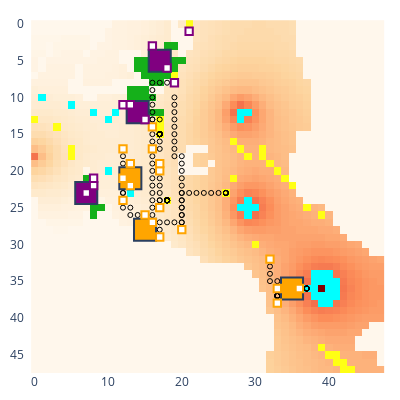

The notebook cell this image was saved under:
### Code cell
update_logging_level(logging.WARNING)
myenv.run_until_log_increases(100, max_step=100)
print(f'Real env steps is: {myenv.real_env_steps}')
myenv.show()

### Figure 1 — Plotly figure (JSON) as saved in the notebook; plotly's stock layout.template omitted (floating-point values rounded to 4 significant figures; data arrays with more than 128 entries replaced by an {"elided": "..."} marker saying what was removed)
{"data": [{"colorscale": [[0, "rgb(255,247,236)"], [0.125, "rgb(254,232,200)"], [0.25, "rgb(253,212,158)"], [0.375, "rgb(253,187,132)"], [0.5, "rgb(252,141,89)"], [0.625, "rgb(239,101,72)"], [0.75, "rgb(215,48,31)"], [0.875, "rgb(179,0,0)"], [1, "rgb(127,0,0)"]], "name": "Rubble", "showscale": false, "type": "heatmap", "uid": "38_Rubble", "z": {"elided": "48x48 int values"}}, {"colorscale": [[0, "#00ffff"], [1, "#00ffff"]], "hoverinfo": "skip", "name": "Ice", "showscale": false, "type": "heatmap", "uid": "38_Ice", "z": {"elided": "48x48 int values"}}, {"colorscale": [[0, "#ffff14"], [1, "#ffff14"]], "hoverinfo": "skip", "name": "Ore", "showscale": false, "type": "heatmap", "uid": "38_Ore", "z": {"elided": "48x48 int values"}}, {"colorscale": [[0, "#15b01a"], [1, "#15b01a"]], "hoverinfo": "skip", "name": "Lichen", "showscale": false, "type": "heatmap", "uid": "38_Lichen", "z": {"elided": "48x48 int values"}}, {"customdata": [["factory_0", "player_0", 140, 0, 0, 210, 0]], "hovertemplate": "%{customdata[0]} %{customdata[1]}<br>Power: %{customdata[2]}<br>Ice: %{customdata[3]}<br>Ore: %{customdata[4]}<br>Water: %{customdata[5]}<br>Metal: %{customdata[6]}<br><extra></extra>", "name": "factory_0", "showscale": false, "type": "heatmap", "uid": "38_factory_0", "x": [14], "y": [12], "z": [0]}, {"customdata": [["factory_2", "player_0", 162, 0, 0, 210, 0]], "hovertemplate": "%{customdata[0]} %{customdata[1]}<br>Power: %{customdata[2]}<br>Ice: %{customdata[3]}<br>Ore: %{customdata[4]}<br>Water: %{customdata[5]}<br>Metal: %{customdata[6]}<br><extra></extra>", "name": "factory_2", "showscale": false, "type": "heatmap", "uid": "38_factory_2", "x": [7], "y": [23], "z": [2]}, {"customdata": [["factory_4", "player_0", 1261, 0, 0, 73, 0]], "hovertemplate": "%{customdata[0]} %{customdata[1]}<br>Power: %{customdata[2]}<br>Ice: %{customdata[3]}<br>Ore: %{customdata[4]}<br>Water: %{customdata[5]}<br>Metal: %{customdata[6]}<br><extra></extra>", "name": "factory_4", "showscale": false, "type": "heatmap", "uid": "38_factory_4", "x": [17], "y": [5], "z": [4]}, {"customdata": [["factory_1", "player_1", 485, 0, 0, 186, 4]], "hovertemplate": "%{customdata[0]} %{customdata[1]}<br>Power: %{customdata[2]}<br>Ice: %{customdata[3]}<br>Ore: %{customdata[4]}<br>Water: %{customdata[5]}<br>Metal: %{customdata[6]}<br><extra></extra>", "name": "factory_1", "showscale": false, "type": "heatmap", "uid": "38_factory_1", "x": [15], "y": [28], "z": [1]}, {"customdata": [["factory_3", "player_1", 50, 0, 0, 217, 0]], "hovertemplate": "%{customdata[0]} %{customdata[1]}<br>Power: %{customdata[2]}<br>Ice: %{customdata[3]}<br>Ore: %{customdata[4]}<br>Water: %{customdata[5]}<br>Metal: %{customdata[6]}<br><extra></extra>", "name": "factory_3", "showscale": false, "type": "heatmap", "uid": "38_factory_3", "x": [35], "y": [36], "z": [3]}, {"customdata": [["factory_5", "player_1", 530, 120, 2, 212, 4]], "hovertemplate": "%{customdata[0]} %{customdata[1]}<br>Power: %{customdata[2]}<br>Ice: %{customdata[3]}<br>Ore: %{customdata[4]}<br>Water: %{customdata[5]}<br>Metal: %{customdata[6]}<br><extra></extra>", "name": "factory_5", "showscale": false, "type": "heatmap", "uid": "38_factory_5", "x": [13], "y": [21], "z": [5]}, {"customdata": [["unit_9", "player_1", "HEAVY", [15, 26], 152, 260, 0, 0, 0]], "hovertemplate": "%{customdata[0]} %{customdata[1]}<br>Type: %{customdata[2]}<br>Pos: %{customdata[3]}<br>Power: %{customdata[4]}<br>Ice: %{customdata[5]}<br>Ore: %{customdata[6]}<br>Water: %{customdata[7]}<br>Metal: %{customdata[8]}<br><extra></extra>", "name": "unit_9", "showscale": false, "type": "heatmap", "uid": "38_unit_9", "x": [15], "y": [26], "z": [9]}, {"hoverinfo": "skip", "marker": {"color": "black", "size": 5, "symbol": "circle-open"}, "mode": "markers", "name": "path", "showlegend": false, "type": "scatter", "uid": "38_path", "x": [15, 15, 15], "y": [26, 27, 27]}, {"customdata": [["unit_10", "player_1", "HEAVY", [36, 36], 736, 0, 0, 0, 0]], "hovertemplate": "%{customdata[0]} %{customdata[1]}<br>Type: %{customdata[2]}<br>Pos: %{customdata[3]}<br>Power: %{customdata[4]}<br>Ice: %{customdata[5]}<br>Ore: %{customdata[6]}<br>Water: %{customdata[7]}<br>Metal: %{customdata[8]}<br><extra></extra>", "name": "unit_10", "showscale": false, "type": "heatmap", "uid": "38_unit_10", "x": [36], "y": [36], "z": [10]}, {"hoverinfo": "skip", "marker": {"color": "black", "size": 5, "symbol": "circle-open"}, "mode": "markers", "name": "path", "showlegend": false, "type": "scatter", "uid": "38_path", "x": [37, 37, 37, 37, 37, 37, 37, 37, 37, 37, 37, 37, 36, 36], "y": [36, 36, 36, 36, 36, 36, 36, 36, 36, 36, 36, 36, 36, 36]}, {"customdata": [["unit_11", "player_1", "HEAVY", [13, 22], 102, 0, 0, 0, 0]], "hovertemplate": "%{customdata[0]} %{customdata[1]}<br>Type: %{customdata[2]}<br>Pos: %{customdata[3]}<br>Power: %{customdata[4]}<br>Ice: %{customdata[5]}<br>Ore: %{customdata[6]}<br>Water: %{customdata[7]}<br>Metal: %{customdata[8]}<br><extra></extra>", "name": "unit_11", "showscale": false, "type": "heatmap", "uid": "38_unit_11", "x": [13], "y": [22], "z": [11]}, {"customdata": [["unit_15", "player_1", "LIGHT", [17, 25], 144, 0, 0, 0, 0]], "hovertemplate": "%{customdata[0]} %{customdata[1]}<br>Type: %{customdata[2]}<br>Pos: %{customdata[3]}<br>Power: %{customdata[4]}<br>Ice: %{customdata[5]}<br>Ore: %{customdata[6]}<br>Water: %{customdata[7]}<br>Metal: %{customdata[8]}<br><extra></extra>", "name": "unit_15", "showscale": false, "type": "heatmap", "uid": "38_unit_15", "x": [17], "y": [25], "z": [15]}, {"hoverinfo": "skip", "marker": {"color": "black", "size": 5, "symbol": "circle-open"}, "mode": "markers", "name": "path", "showlegend": false, "type": "scatter", "uid": "38_path", "x": [17, 18, 18, 18, 18, 18, 18, 18, 18, 18, 18, 18, 18, 18, 18, 18, 18, 18, 18], "y": [24, 24, 24, 24, 24, 24, 24, 24, 24, 24, 24, 24, 24, 24, 24, 24, 24, 24, 24]}, {"customdata": [["unit_16", "player_1", "LIGHT", [33, 36], 99, 0, 18, 0, 0]], "hovertemplate": "%{customdata[0]} %{customdata[1]}<br>Type: %{customdata[2]}<br>Pos: %{customdata[3]}<br>Power: %{customdata[4]}<br>Ice: %{customdata[5]}<br>Ore: %{customdata[6]}<br>Water: %{customdata[7]}<br>Metal: %{customdata[8]}<br><extra></extra>", "name": "unit_16", "showscale": false, "type": "heatmap", "uid": "38_unit_16", "x": [33], "y": [36], "z": [16]}, {"hoverinfo": "skip", "marker": {"color": "black", "size": 5, "symbol": "circle-open"}, "mode": "markers", "name": "path", "showlegend": false, "type": "scatter", "uid": "38_path", "x": [33, 33, 33, 33, 33, 33, 33, 33, 33, 33, 33, 33, 33, 33, 33, 33, 33, 33, 33], "y": [36, 36, 36, 36, 36, 36, 36, 36, 36, 36, 36, 36, 36, 36, 36, 36, 36, 36, 36]}, {"customdata": [["unit_17", "player_1", "LIGHT", [17, 20], 130, 0, 6, 0, 0]], "hovertemplate": "%{customdata[0]} %{customdata[1]}<br>Type: %{customdata[2]}<br>Pos: %{customdata[3]}<br>Power: %{customdata[4]}<br>Ice: %{customdata[5]}<br>Ore: %{customdata[6]}<br>Water: %{customdata[7]}<br>Metal: %{customdata[8]}<br><extra></extra>", "name": "unit_17", "showscale": false, "type": "heatmap", "uid": "38_unit_17", "x": [17], "y": [20], "z": [17]}, {"hoverinfo": "skip", "marker": {"color": "black", "size": 5, "symbol": "circle-open"}, "mode": "markers", "name": "path", "showlegend": false, "type": "scatter", "uid": "38_path", "x": [17, 17, 17, 17, 17, 17, 17, 17, 17, 17, 17, 17, 17, 17, 17, 17, 17, 17, 17], "y": [20, 20, 20, 20, 20, 20, 20, 20, 20, 20, 20, 20, 20, 20, 20, 20, 20, 20, 20]}, {"customdata": [["unit_21", "player_1", "LIGHT", [12, 17], 20, 0, 0, 0, 0]], "hovertemplate": "%{customdata[0]} %{customdata[1]}<br>Type: %{customdata[2]}<br>Pos: %{customdata[3]}<br>Power: %{customdata[4]}<br>Ice: %{customdata[5]}<br>Ore: %{customdata[6]}<br>Water: %{customdata[7]}<br>Metal: %{customdata[8]}<br><extra></extra>", "name": "unit_21", "showscale": false, "type": "heatmap", "uid": "38_unit_21", "x": [12], "y": [17], "z": [21]}, {"hoverinfo": "skip", "marker": {"color": "black", "size": 5, "symbol": "circle-open"}, "mode": "markers", "name": "path", "showlegend": false, "type": "scatter", "uid": "38_path", "x": [12, 12, 12, 12, 12, 12, 12, 12, 13, 13, 14, 14, 14], "y": [18, 19, 20, 21, 22, 23, 24, 25, 25, 26, 26, 27, 27]}, {"customdata": [["unit_22", "player_1", "LIGHT", [17, 29], 120, 0, 0, 0, 0]], "hovertemplate": "%{customdata[0]} %{customdata[1]}<br>Type: %{customdata[2]}<br>Pos: %{customdata[3]}<br>Power: %{customdata[4]}<br>Ice: %{customdata[5]}<br>Ore: %{customdata[6]}<br>Water: %{customdata[7]}<br>Metal: %{customdata[8]}<br><extra></extra>", "name": "unit_22", "showscale": false, "type": "heatmap", "uid": "38_unit_22", "x": [17], "y": [29], "z": [22]}, {"hoverinfo": "skip", "marker": {"color": "black", "size": 5, "symbol": "circle-open"}, "mode": "markers", "name": "path", "showlegend": false, "type": "scatter", "uid": "38_path", "x": [17, 16, 16, 16, 16, 16, 16, 16, 16, 16, 16, 16, 16, 16, 16, 16, 16, 17], "y": [28, 28, 27, 26, 25, 24, 23, 22, 21, 20, 19, 18, 17, 16, 15, 14, 13, 13]}, {"customdata": [["unit_23", "player_1", "LIGHT", [12, 24], 128, 0, 0, 0, 0]], "hovertemplate": "%{customdata[0]} %{customdata[1]}<br>Type: %{customdata[2]}<br>Pos: %{customdata[3]}<br>Power: %{customdata[4]}<br>Ice: %{customdata[5]}<br>Ore: %{customdata[6]}<br>Water: %{customdata[7]}<br>Metal: %{customdata[8]}<br><extra></extra>", "name": "unit_23", "showscale": false, "type": "heatmap", "uid": "38_unit_23", "x": [12], "y": [24], "z": [23]}, {"hoverinfo": "skip", "marker": {"color": "black", "size": 5, "symbol": "circle-open"}, "mode": "markers", "name": "path", "showlegend": false, "type": "scatter", "uid": "38_path", "x": [12, 12], "y": [23, 22]}, {"customdata": [["unit_27", "player_1", "LIGHT", [17, 19], 101, 0, 6, 0, 0]], "hovertemplate": "%{customdata[0]} %{customdata[1]}<br>Type: %{customdata[2]}<br>Pos: %{customdata[3]}<br>Power: %{customdata[4]}<br>Ice: %{customdata[5]}<br>Ore: %{customdata[6]}<br>Water: %{customdata[7]}<br>Metal: %{customdata[8]}<br><extra></extra>", "name": "unit_27", "showscale": false, "type": "heatmap", "uid": "38_unit_27", "x": [17], "y": [19], "z": [27]}, {"hoverinfo": "skip", "marker": {"color": "black", "size": 5, "symbol": "circle-open"}, "mode": "markers", "name": "path", "showlegend": false, "type": "scatter", "uid": "38_path", "x": [17, 17, 17, 17, 17, 17, 17, 17, 17, 17, 17, 17, 17, 17, 17, 17, 17, 17, 17], "y": [19, 19, 19, 19, 19, 19, 19, 19, 19, 19, 19, 19, 19, 19, 20, 21, 22, 23, 24]}, {"customdata": [["unit_28", "player_1", "LIGHT", [20, 28], 122, 0, 0, 0, 0]], "hovertemplate": "%{customdata[0]} %{customdata[1]}<br>Type: %{customdata[2]}<br>Pos: %{customdata[3]}<br>Power: %{customdata[4]}<br>Ice: %{customdata[5]}<br>Ore: %{customdata[6]}<br>Water: %{customdata[7]}<br>Metal: %{customdata[8]}<br><extra></extra>", "name": "unit_28", "showscale": false, "type": "heatmap", "uid": "38_unit_28", "x": [20], "y": [28], "z": [28]}, {"hoverinfo": "skip", "marker": {"color": "black", "size": 5, "symbol": "circle-open"}, "mode": "markers", "name": "path", "showlegend": false, "type": "scatter", "uid": "38_path", "x": [20, 20, 20, 20, 20, 20, 20, 20, 20, 20, 19, 19, 19, 19, 19, 19, 19, 19, 19], "y": [27, 26, 25, 24, 23, 22, 21, 20, 19, 18, 18, 17, 16, 15, 14, 13, 12, 11, 10]}, {"customdata": [["unit_29", "player_1", "LIGHT", [13, 19], 94, 0, 0, 0, 0]], "hovertemplate": "%{customdata[0]} %{customdata[1]}<br>Type: %{customdata[2]}<br>Pos: %{customdata[3]}<br>Power: %{customdata[4]}<br>Ice: %{customdata[5]}<br>Ore: %{customdata[6]}<br>Water: %{customdata[7]}<br>Metal: %{customdata[8]}<br><extra></extra>", "name": "unit_29", "showscale": false, "type": "heatmap", "uid": "38_unit_29", "x": [13], "y": [19], "z": [29]}, {"hoverinfo": "skip", "marker": {"color": "black", "size": 5, "symbol": "circle-open"}, "mode": "markers", "name": "path", "showlegend": false, "type": "scatter", "uid": "38_path", "x": [13], "y": [20]}, {"customdata": [["unit_36", "player_1", "LIGHT", [16, 14], 135, 0, 0, 0, 0]], "hovertemplate": "%{customdata[0]} %{customdata[1]}<br>Type: %{customdata[2]}<br>Pos: %{customdata[3]}<br>Power: %{customdata[4]}<br>Ice: %{customdata[5]}<br>Ore: %{customdata[6]}<br>Water: %{customdata[7]}<br>Metal: %{customdata[8]}<br><extra></extra>", "name": "unit_36", "showscale": false, "type": "heatmap", "uid": "38_unit_36", "x": [16], "y": [14], "z": [36]}, {"hoverinfo": "skip", "marker": {"color": "black", "size": 5, "symbol": "circle-open"}, "mode": "markers", "name": "path", "showlegend": false, "type": "scatter", "uid": "38_path", "x": [16, 16, 16, 16, 16, 16, 17, 18], "y": [13, 12, 11, 10, 9, 8, 8, 8]}, {"customdata": [["unit_37", "player_1", "LIGHT", [32, 32], 84, 0, 0, 0, 0]], "hovertemplate": "%{customdata[0]} %{customdata[1]}<br>Type: %{customdata[2]}<br>Pos: %{customdata[3]}<br>Power: %{customdata[4]}<br>Ice: %{customdata[5]}<br>Ore: %{customdata[6]}<br>Water: %{customdata[7]}<br>Metal: %{customdata[8]}<br><extra></extra>", "name": "unit_37", "showscale": false, "type": "heatmap", "uid": "38_unit_37", "x": [32], "y": [32], "z": [37]}, {"hoverinfo": "skip", "marker": {"color": "black", "size": 5, "symbol": "circle-open"}, "mode": "markers", "name": "path", "showlegend": false, "type": "scatter", "uid": "38_path", "x": [32, 32, 32, 32, 32, 32, 32, 32, 32, 32, 32, 32, 32, 32, 32, 33, 34, 34], "y": [32, 32, 32, 32, 32, 32, 32, 32, 32, 32, 32, 32, 33, 34, 35, 35, 35, 35]}, {"customdata": [["unit_38", "player_1", "LIGHT", [33, 38], 1, 0, 0, 0, 0]], "hovertemplate": "%{customdata[0]} %{customdata[1]}<br>Type: %{customdata[2]}<br>Pos: %{customdata[3]}<br>Power: %{customdata[4]}<br>Ice: %{customdata[5]}<br>Ore: %{customdata[6]}<br>Water: %{customdata[7]}<br>Metal: %{customdata[8]}<br><extra></extra>", "name": "unit_38", "showscale": false, "type": "heatmap", "uid": "38_unit_38", "x": [33], "y": [38], "z": [38]}, {"hoverinfo": "skip", "marker": {"color": "black", "size": 5, "symbol": "circle-open"}, "mode": "markers", "name": "path", "showlegend": false, "type": "scatter", "uid": "38_path", "x": [33, 33, 33, 33, 33, 33, 33, 33, 33, 33, 33, 33, 33, 33, 33, 33, 33, 33, 34], "y": [38, 38, 38, 38, 38, 38, 38, 38, 38, 37, 37, 37, 37, 37, 37, 37, 37, 37, 37]}, {"customdata": [["unit_39", "player_1", "LIGHT", [12, 21], 147, 0, 0, 0, 0]], "hovertemplate": "%{customdata[0]} %{customdata[1]}<br>Type: %{customdata[2]}<br>Pos: %{customdata[3]}<br>Power: %{customdata[4]}<br>Ice: %{customdata[5]}<br>Ore: %{customdata[6]}<br>Water: %{customdata[7]}<br>Metal: %{customdata[8]}<br><extra></extra>", "name": "unit_39", "showscale": false, "type": "heatmap", "uid": "38_unit_39", "x": [12], "y": [21], "z": [39]}, {"customdata": [["unit_40", "player_1", "LIGHT", [16, 17], 130, 0, 4, 0, 0]], "hovertemplate": "%{customdata[0]} %{customdata[1]}<br>Type: %{customdata[2]}<br>Pos: %{customdata[3]}<br>Power: %{customdata[4]}<br>Ice: %{customdata[5]}<br>Ore: %{customdata[6]}<br>Water: %{customdata[7]}<br>Metal: %{customdata[8]}<br><extra></extra>", "name": "unit_40", "showscale": false, "type": "heatmap", "uid": "38_unit_40", "x": [16], "y": [17], "z": [40]}, {"hoverinfo": "skip", "marker": {"color": "black", "size": 5, "symbol": "circle-open"}, "mode": "markers", "name": "path", "showlegend": false, "type": "scatter", "uid": "38_path", "x": [17, 17, 17, 17, 17, 17, 17, 17, 17, 17, 17, 17, 17, 17, 17, 17, 17, 17, 17], "y": [17, 16, 15, 15, 15, 15, 15, 15, 15, 15, 15, 15, 15, 15, 15, 15, 15, 15, 15]}, {"customdata": [["unit_41", "player_1", "LIGHT", [16, 27], 145, 0, 0, 0, 0]], "hovertemplate": "%{customdata[0]} %{customdata[1]}<br>Type: %{customdata[2]}<br>Pos: %{customdata[3]}<br>Power: %{customdata[4]}<br>Ice: %{customdata[5]}<br>Ore: %{customdata[6]}<br>Water: %{customdata[7]}<br>Metal: %{customdata[8]}<br><extra></extra>", "name": "unit_41", "showscale": false, "type": "heatmap", "uid": "38_unit_41", "x": [16], "y": [27], "z": [41]}, {"hoverinfo": "skip", "marker": {"color": "black", "size": 5, "symbol": "circle-open"}, "mode": "markers", "name": "path", "showlegend": false, "type": "scatter", "uid": "38_path", "x": [17, 18, 19, 20, 20, 20, 20, 20, 21, 22, 23, 24, 25, 26, 26, 26, 26, 26, 26], "y": [27, 27, 27, 27, 26, 25, 24, 23, 23, 23, 23, 23, 23, 23, 23, 23, 23, 23, 23]}, {"customdata": [["unit_6", "player_0", "HEAVY", [12, 11], 542, 100, 0, 0, 0]], "hovertemplate": "%{customdata[0]} %{customdata[1]}<br>Type: %{customdata[2]}<br>Pos: %{customdata[3]}<br>Power: %{customdata[4]}<br>Ice: %{customdata[5]}<br>Ore: %{customdata[6]}<br>Water: %{customdata[7]}<br>Metal: %{customdata[8]}<br><extra></extra>", "name": "unit_6", "showscale": false, "type": "heatmap", "uid": "38_unit_6", "x": [12], "y": [11], "z": [6]}, {"hoverinfo": "skip", "marker": {"color": "black", "size": 5, "symbol": "circle-open"}, "mode": "markers", "name": "path", "showlegend": false, "type": "scatter", "uid": "38_path", "x": [12, 12, 12, 12, 12, 12, 12, 12, 12, 12, 12, 12, 12, 12, 12, 12, 12, 12, 12], "y": [11, 11, 11, 11, 11, 11, 11, 11, 11, 11, 11, 11, 11, 11, 11, 11, 11, 11, 11]}, {"customdata": [["unit_7", "player_0", "HEAVY", [8, 21], 533, 100, 0, 0, 0]], "hovertemplate": "%{customdata[0]} %{customdata[1]}<br>Type: %{customdata[2]}<br>Pos: %{customdata[3]}<br>Power: %{customdata[4]}<br>Ice: %{customdata[5]}<br>Ore: %{customdata[6]}<br>Water: %{customdata[7]}<br>Metal: %{customdata[8]}<br><extra></extra>", "name": "unit_7", "showscale": false, "type": "heatmap", "uid": "38_unit_7", "x": [8], "y": [21], "z": [7]}, {"hoverinfo": "skip", "marker": {"color": "black", "size": 5, "symbol": "circle-open"}, "mode": "markers", "name": "path", "showlegend": false, "type": "scatter", "uid": "38_path", "x": [8, 8, 8, 8, 8, 8, 8, 8, 8, 8, 8, 8, 8, 8, 8, 8, 8, 8, 8], "y": [21, 21, 21, 21, 21, 21, 21, 21, 21, 21, 21, 21, 21, 21, 21, 21, 21, 21, 21]}, {"customdata": [["unit_8", "player_0", "HEAVY", [16, 3], 2, 420, 0, 0, 0]], "hovertemplate": "%{customdata[0]} %{customdata[1]}<br>Type: %{customdata[2]}<br>Pos: %{customdata[3]}<br>Power: %{customdata[4]}<br>Ice: %{customdata[5]}<br>Ore: %{customdata[6]}<br>Water: %{customdata[7]}<br>Metal: %{customdata[8]}<br><extra></extra>", "name": "unit_8", "showscale": false, "type": "heatmap", "uid": "38_unit_8", "x": [16], "y": [3], "z": [8]}, {"hoverinfo": "skip", "marker": {"color": "black", "size": 5, "symbol": "circle-open"}, "mode": "markers", "name": "path", "showlegend": false, "type": "scatter", "uid": "38_path", "x": [16, 16, 16, 16, 16, 16, 16, 16, 16, 16, 16, 16, 16, 16, 16, 16, 16, 16, 16], "y": [3, 3, 3, 3, 3, 3, 3, 3, 3, 3, 3, 3, 3, 3, 3, 3, 3, 3, 3]}, {"customdata": [["unit_12", "player_0", "LIGHT", [13, 11], 136, 0, 0, 0, 0]], "hovertemplate": "%{customdata[0]} %{customdata[1]}<br>Type: %{customdata[2]}<br>Pos: %{customdata[3]}<br>Power: %{customdata[4]}<br>Ice: %{customdata[5]}<br>Ore: %{customdata[6]}<br>Water: %{customdata[7]}<br>Metal: %{customdata[8]}<br><extra></extra>", "name": "unit_12", "showscale": false, "type": "heatmap", "uid": "38_unit_12", "x": [13], "y": [11], "z": [12]}, {"customdata": [["unit_13", "player_0", "LIGHT", [8, 22], 0, 0, 0, 0, 0]], "hovertemplate": "%{customdata[0]} %{customdata[1]}<br>Type: %{customdata[2]}<br>Pos: %{customdata[3]}<br>Power: %{customdata[4]}<br>Ice: %{customdata[5]}<br>Ore: %{customdata[6]}<br>Water: %{customdata[7]}<br>Metal: %{customdata[8]}<br><extra></extra>", "name": "unit_13", "showscale": false, "type": "heatmap", "uid": "38_unit_13", "x": [8], "y": [22], "z": [13]}, {"customdata": [["unit_20", "player_0", "LIGHT", [18, 6], 2, 0, 36, 0, 0]], "hovertemplate": "%{customdata[0]} %{customdata[1]}<br>Type: %{customdata[2]}<br>Pos: %{customdata[3]}<br>Power: %{customdata[4]}<br>Ice: %{customdata[5]}<br>Ore: %{customdata[6]}<br>Water: %{customdata[7]}<br>Metal: %{customdata[8]}<br><extra></extra>", "name": "unit_20", "showscale": false, "type": "heatmap", "uid": "38_unit_20", "x": [18], "y": [6], "z": [20]}, {"customdata": [["unit_24", "player_0", "LIGHT", [15, 13], 4, 0, 4, 0, 0]], "hovertemplate": "%{customdata[0]} %{customdata[1]}<br>Type: %{customdata[2]}<br>Pos: %{customdata[3]}<br>Power: %{customdata[4]}<br>Ice: %{customdata[5]}<br>Ore: %{customdata[6]}<br>Water: %{customdata[7]}<br>Metal: %{customdata[8]}<br><extra></extra>", "name": "unit_24", "showscale": false, "type": "heatmap", "uid": "38_unit_24", "x": [15], "y": [13], "z": [24]}, {"customdata": [["unit_26", "player_0", "LIGHT", [21, 1], 7, 0, 0, 0, 0]], "hovertemplate": "%{customdata[0]} %{customdata[1]}<br>Type: %{customdata[2]}<br>Pos: %{customdata[3]}<br>Power: %{customdata[4]}<br>Ice: %{customdata[5]}<br>Ore: %{customdata[6]}<br>Water: %{customdata[7]}<br>Metal: %{customdata[8]}<br><extra></extra>", "name": "unit_26", "showscale": false, "type": "heatmap", "uid": "38_unit_26", "x": [21], "y": [1], "z": [26]}, {"hoverinfo": "skip", "marker": {"color": "black", "size": 5, "symbol": "circle-open"}, "mode": "markers", "name": "path", "showlegend": false, "type": "scatter", "uid": "38_path", "x": [21, 21, 21, 21, 21, 21, 21, 21, 21, 21, 21, 21, 21, 21, 21, 21, 21, 21, 21], "y": [1, 1, 1, 1, 1, 1, 1, 1, 1, 1, 1, 1, 1, 1, 1, 1, 1, 1, 1]}, {"customdata": [["unit_34", "player_0", "LIGHT", [7, 23], 65, 0, 0, 0, 0]], "hovertemplate": "%{customdata[0]} %{customdata[1]}<br>Type: %{customdata[2]}<br>Pos: %{customdata[3]}<br>Power: %{customdata[4]}<br>Ice: %{customdata[5]}<br>Ore: %{customdata[6]}<br>Water: %{customdata[7]}<br>Metal: %{customdata[8]}<br><extra></extra>", "name": "unit_34", "showscale": false, "type": "heatmap", "uid": "38_unit_34", "x": [7], "y": [23], "z": [34]}, {"customdata": [["unit_35", "player_0", "LIGHT", [19, 8], 74, 0, 0, 0, 0]], "hovertemplate": "%{customdata[0]} %{customdata[1]}<br>Type: %{customdata[2]}<br>Pos: %{customdata[3]}<br>Power: %{customdata[4]}<br>Ice: %{customdata[5]}<br>Ore: %{customdata[6]}<br>Water: %{customdata[7]}<br>Metal: %{customdata[8]}<br><extra></extra>", "name": "unit_35", "showscale": false, "type": "heatmap", "uid": "38_unit_35", "x": [19], "y": [8], "z": [35]}, {"hoverinfo": "skip", "marker": {"color": "black", "size": 5, "symbol": "circle-open"}, "mode": "markers", "name": "path", "showlegend": false, "type": "scatter", "uid": "38_path", "x": [19, 19, 19, 19, 19, 19, 19, 19, 19, 19, 19, 19, 19, 19, 19, 19, 19, 19, 19], "y": [8, 8, 8, 8, 8, 8, 8, 8, 8, 8, 8, 8, 8, 8, 8, 8, 8, 8, 8]}], "layout": {"coloraxis": {"showscale": false}, "height": 400, "margin": {"b": 10, "l": 10, "r": 10, "t": 10}, "plot_bgcolor": "rgba(0, 0, 0, 0)", "shapes": [{"fillcolor": "purple", "name": "factory_0", "type": "rect", "x0": 12.5, "x1": 15.5, "y0": 10.5, "y1": 13.5}, {"fillcolor": "purple", "name": "factory_2", "type": "rect", "x0": 5.5, "x1": 8.5, "y0": 21.5, "y1": 24.5}, {"fillcolor": "purple", "name": "factory_4", "type": "rect", "x0": 15.5, "x1": 18.5, "y0": 3.5, "y1": 6.5}, {"fillcolor": "orange", "name": "factory_1", "type": "rect", "x0": 13.5, "x1": 16.5, "y0": 26.5, "y1": 29.5}, {"fillcolor": "orange", "name": "factory_3", "type": "rect", "x0": 33.5, "x1": 36.5, "y0": 34.5, "y1": 37.5}, {"fillcolor": "orange", "name": "factory_5", "type": "rect", "x0": 11.5, "x1": 14.5, "y0": 19.5, "y1": 22.5}, {"fillcolor": "white", "line": {"color": "orange"}, "name": "unit_9", "type": "rect", "x0": 14.5, "x1": 15.5, "y0": 25.5, "y1": 26.5}, {"fillcolor": "white", "line": {"color": "orange"}, "name": "unit_10", "type": "rect", "x0": 35.5, "x1": 36.5, "y0": 35.5, "y1": 36.5}, {"fillcolor": "white", "line": {"color": "orange"}, "name": "unit_11", "type": "rect", "x0": 12.5, "x1": 13.5, "y0": 21.5, "y1": 22.5}, {"fillcolor": "white", "line": {"color": "orange"}, "name": "unit_15", "type": "rect", "x0": 16.5, "x1": 17.5, "y0": 24.5, "y1": 25.5}, {"fillcolor": "white", "line": {"color": "orange"}, "name": "unit_16", "type": "rect", "x0": 32.5, "x1": 33.5, "y0": 35.5, "y1": 36.5}, {"fillcolor": "white", "line": {"color": "orange"}, "name": "unit_17", "type": "rect", "x0": 16.5, "x1": 17.5, "y0": 19.5, "y1": 20.5}, {"fillcolor": "white", "line": {"color": "orange"}, "name": "unit_21", "type": "rect", "x0": 11.5, "x1": 12.5, "y0": 16.5, "y1": 17.5}, {"fillcolor": "white", "line": {"color": "orange"}, "name": "unit_22", "type": "rect", "x0": 16.5, "x1": 17.5, "y0": 28.5, "y1": 29.5}, {"fillcolor": "white", "line": {"color": "orange"}, "name": "unit_23", "type": "rect", "x0": 11.5, "x1": 12.5, "y0": 23.5, "y1": 24.5}, {"fillcolor": "white", "line": {"color": "orange"}, "name": "unit_27", "type": "rect", "x0": 16.5, "x1": 17.5, "y0": 18.5, "y1": 19.5}, {"fillcolor": "white", "line": {"color": "orange"}, "name": "unit_28", "type": "rect", "x0": 19.5, "x1": 20.5, "y0": 27.5, "y1": 28.5}, {"fillcolor": "white", "line": {"color": "orange"}, "name": "unit_29", "type": "rect", "x0": 12.5, "x1": 13.5, "y0": 18.5, "y1": 19.5}, {"fillcolor": "white", "line": {"color": "orange"}, "name": "unit_36", "type": "rect", "x0": 15.5, "x1": 16.5, "y0": 13.5, "y1": 14.5}, {"fillcolor": "white", "line": {"color": "orange"}, "name": "unit_37", "type": "rect", "x0": 31.5, "x1": 32.5, "y0": 31.5, "y1": 32.5}, {"fillcolor": "white", "line": {"color": "orange"}, "name": "unit_38", "type": "rect", "x0": 32.5, "x1": 33.5, "y0": 37.5, "y1": 38.5}, {"fillcolor": "white", "line": {"color": "orange"}, "name": "unit_39", "type": "rect", "x0": 11.5, "x1": 12.5, "y0": 20.5, "y1": 21.5}, {"fillcolor": "white", "line": {"color": "orange"}, "name": "unit_40", "type": "rect", "x0": 15.5, "x1": 16.5, "y0": 16.5, "y1": 17.5}, {"fillcolor": "white", "line": {"color": "orange"}, "name": "unit_41", "type": "rect", "x0": 15.5, "x1": 16.5, "y0": 26.5, "y1": 27.5}, {"fillcolor": "white", "line": {"color": "purple"}, "name": "unit_6", "type": "rect", "x0": 11.5, "x1": 12.5, "y0": 10.5, "y1": 11.5}, {"fillcolor": "white", "line": {"color": "purple"}, "name": "unit_7", "type": "rect", "x0": 7.5, "x1": 8.5, "y0": 20.5, "y1": 21.5}, {"fillcolor": "white", "line": {"color": "purple"}, "name": "unit_8", "type": "rect", "x0": 15.5, "x1": 16.5, "y0": 2.5, "y1": 3.5}, {"fillcolor": "white", "line": {"color": "purple"}, "name": "unit_12", "type": "rect", "x0": 12.5, "x1": 13.5, "y0": 10.5, "y1": 11.5}, {"fillcolor": "white", "line": {"color": "purple"}, "name": "unit_13", "type": "rect", "x0": 7.5, "x1": 8.5, "y0": 21.5, "y1": 22.5}, {"fillcolor": "white", "line": {"color": "purple"}, "name": "unit_20", "type": "rect", "x0": 17.5, "x1": 18.5, "y0": 5.5, "y1": 6.5}, {"fillcolor": "white", "line": {"color": "purple"}, "name": "unit_24", "type": "rect", "x0": 14.5, "x1": 15.5, "y0": 12.5, "y1": 13.5}, {"fillcolor": "white", "line": {"color": "purple"}, "name": "unit_26", "type": "rect", "x0": 20.5, "x1": 21.5, "y0": 0.5, "y1": 1.5}, {"fillcolor": "white", "line": {"color": "purple"}, "name": "unit_34", "type": "rect", "x0": 6.5, "x1": 7.5, "y0": 22.5, "y1": 23.5}, {"fillcolor": "white", "line": {"color": "purple"}, "name": "unit_35", "type": "rect", "x0": 18.5, "x1": 19.5, "y0": 7.5, "y1": 8.5}], "width": 400, "xaxis": {"autorange": true, "domain": [0, 1], "range": [-1.197, 48.2], "type": "linear"}, "yaxis": {"autorange": true, "domain": [0, 1], "range": [47.5, -1.894], "scaleanchor": "x", "type": "linear"}}}
